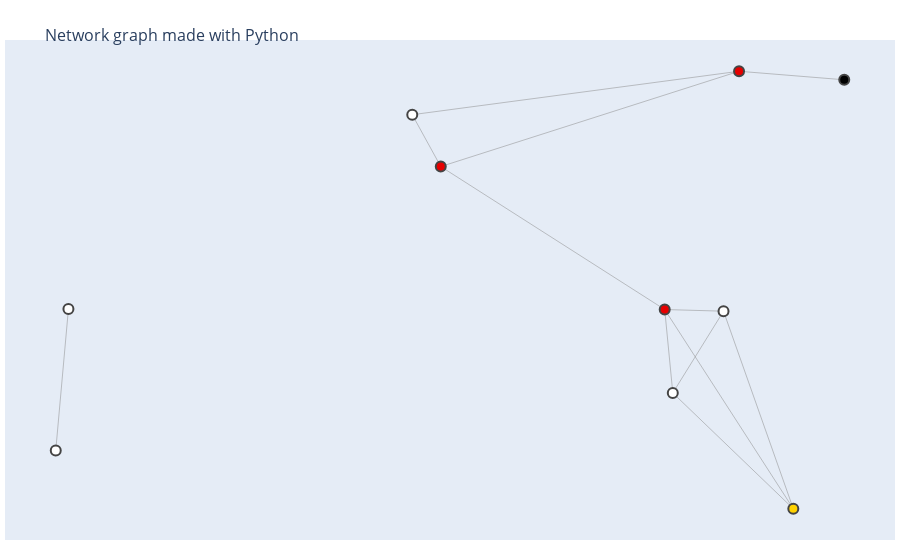

Source (notebook cell):
### Code cell
start = 6
goal = 4
planner = PathPlanner(map_10, start, goal)
show_map(map_10,start, goal, planner.path)
print(f"minimum cost to reach from {start} to {goal} = {planner.cost :0.4f}")
print(f"Path: {planner.path}")

### Figure 1 — Plotly figure (JSON) as saved in the notebook; plotly's stock layout.template omitted (floating-point values rounded to 4 significant figures)
{"data": [{"hoverinfo": "none", "line": {"color": "#888", "width": 0.5}, "mode": "lines", "type": "scatter", "x": [0.7799, 0.4625, null, 0.7799, 0.882, null, 0.7799, 0.4902, null, 0.7648, 0.8326, null, 0.7648, 0.7077, null, 0.7648, 0.7155, null, 0.7155, 0.8326, null, 0.7155, 0.7077, null, 0.7077, 0.4902, null, 0.7077, 0.8326, null, 0.4902, 0.4625, null, 0.1162, 0.1285, null], "y": [0.6923, 0.6258, null, 0.6923, 0.6792, null, 0.6923, 0.5465, null, 0.3253, 0.02311, null, 0.3253, 0.3278, null, 0.3253, 0.2003, null, 0.2003, 0.02311, null, 0.2003, 0.3278, null, 0.3278, 0.5465, null, 0.3278, 0.02311, null, 0.5465, 0.6258, null, 0.1124, 0.3286, null]}, {"hoverinfo": "text", "marker": {"color": [2, 0, 0, 2, 1, 2, 3, 0, 0, 0], "colorbar": {"thickness": 15, "title": {"side": "right", "text": "Node Connections"}, "xanchor": "left"}, "colorscale": [[0, "rgb(0,0,0)"], [0.3333, "rgb(230,0,0)"], [0.6667, "rgb(255,210,0)"], [1, "rgb(255,255,255)"]], "line": {"width": 2}, "reversescale": true, "showscale": false, "size": 10}, "mode": "markers", "text": ["Intersection 0", "Intersection 1", "Intersection 2", "Intersection 3", "Intersection 4", "Intersection 5", "Intersection 6", "Intersection 7", "Intersection 8", "Intersection 9"], "type": "scatter", "x": [0.7799, 0.7648, 0.7155, 0.7077, 0.8326, 0.4902, 0.882, 0.4625, 0.1162, 0.1285], "y": [0.6923, 0.3253, 0.2003, 0.3278, 0.02311, 0.5465, 0.6792, 0.6258, 0.1124, 0.3286]}], "layout": {"hovermode": "closest", "margin": {"b": 20, "l": 5, "r": 5, "t": 40}, "showlegend": false, "title": {"font": {"size": 16}, "text": "<br>Network graph made with Python"}, "xaxis": {"showgrid": false, "showticklabels": false, "zeroline": false}, "yaxis": {"showgrid": false, "showticklabels": false, "zeroline": false}}}
